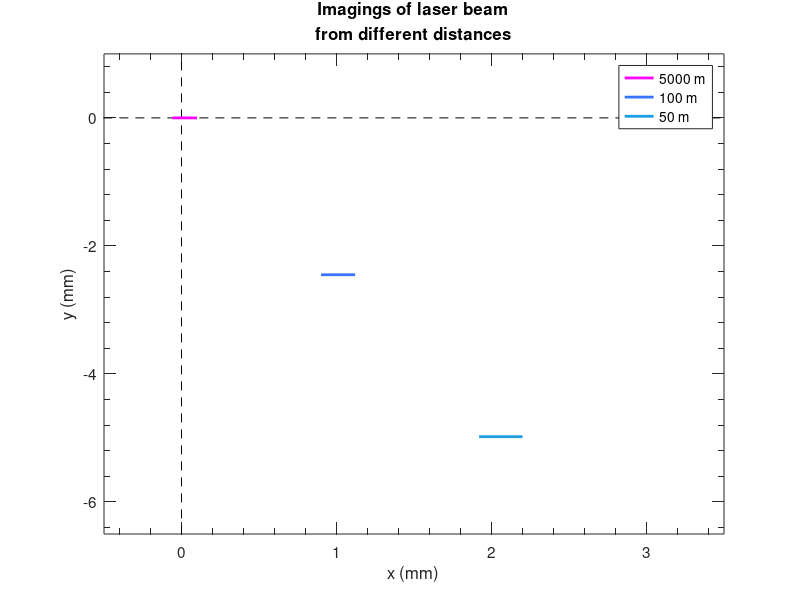

Here is the MATLAB script that generated this plot: (Note: this script raises an error after producing the figure.)
clc;
close all;
global LISMO_VARS;

%% Parameter definition
x = [-0.06, 0.1; 0.9, 1.12; 1.92, 2.2];
y = - [0, 0; 2.45, 2.45; 4.98, 4.98];

%% Display
figure('Position', [0, 0, 300, 350], 'Units', 'Pixels', 'Color', 'w');

hold on;
plot([0, 0], [-100, 100], '--k');
plot([-100, 100], [0, 0], '--k');
p1 = plot([x(1, 1), x(1, 2)], [y(1, 1), y(1, 2)], 'LineWidth', 2, 'Color', [255, 0, 255] / 255, 'DisplayName', '5000 m');
p2 = plot([x(2, 1), x(2, 2)], [y(2, 1), y(2, 2)], 'LineWidth', 2, 'Color', [54, 116, 255] / 255, 'DisplayName', '100 m');
p3 = plot([x(3, 1), x(3, 2)], [y(3, 1), y(3, 2)], 'LineWidth', 2, 'Color', [29, 157, 228] / 255, 'DisplayName', '50 m');
hold off;

xlim([-0.5, 3.5]);
ylim([-6.5, 1]);

xlabel('x (mm)');
ylabel('y (mm)');
title(sprintf('Imagings of laser beam\nfrom different distances'));

set(gca, 'XMinorTick', 'on', 'YMinorTick', 'on', 'Box', 'on', 'Ticklen', [0.02, 0.02], 'fontsize', 11);

legend([p1, p2, p3], 'Location', 'NorthEast');

export_fig(gcf, fullfile(LISMO_VARS.projectDir, 'image', '3-stage-sim.png'), '-r300');